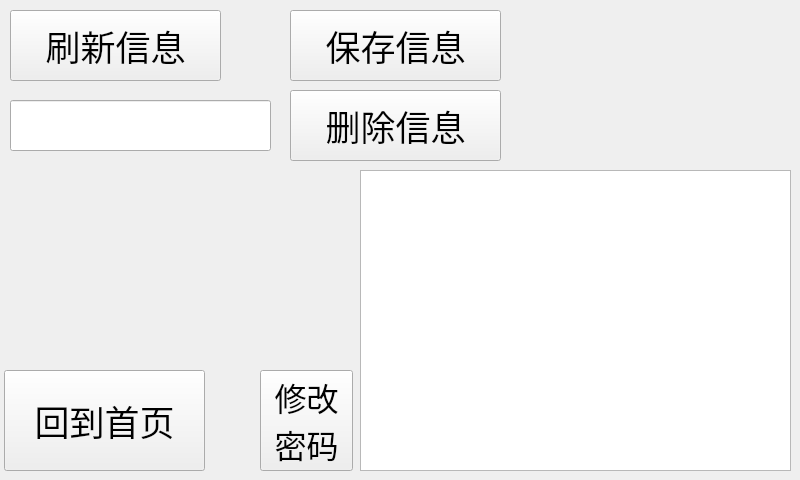
<?xml version="1.0" encoding="UTF-8"?>
<ui version="4.0">
 <class>ManagerPage</class>
 <widget class="QMainWindow" name="ManagerPage">
  <property name="geometry">
   <rect>
    <x>0</x>
    <y>0</y>
    <width>800</width>
    <height>480</height>
   </rect>
  </property>
  <property name="windowTitle">
   <string>MainWindow</string>
  </property>
  <widget class="QWidget" name="centralwidget">
   <widget class="QTableWidget" name="tableWidget">
    <property name="geometry">
     <rect>
      <x>360</x>
      <y>170</y>
      <width>431</width>
      <height>301</height>
     </rect>
    </property>
    <property name="font">
     <font>
      <family>楷体</family>
      <pointsize>16</pointsize>
     </font>
    </property>
   </widget>
   <widget class="QPushButton" name="displayInf">
    <property name="geometry">
     <rect>
      <x>10</x>
      <y>10</y>
      <width>211</width>
      <height>71</height>
     </rect>
    </property>
    <property name="font">
     <font>
      <family>楷体</family>
      <pointsize>26</pointsize>
     </font>
    </property>
    <property name="text">
     <string>刷新信息</string>
    </property>
   </widget>
   <widget class="QPushButton" name="changeInf">
    <property name="geometry">
     <rect>
      <x>290</x>
      <y>10</y>
      <width>211</width>
      <height>71</height>
     </rect>
    </property>
    <property name="font">
     <font>
      <family>楷体</family>
      <pointsize>26</pointsize>
     </font>
    </property>
    <property name="text">
     <string>保存信息</string>
    </property>
   </widget>
   <widget class="QPushButton" name="backHomeBt">
    <property name="geometry">
     <rect>
      <x>4</x>
      <y>370</y>
      <width>201</width>
      <height>101</height>
     </rect>
    </property>
    <property name="font">
     <font>
      <family>楷体</family>
      <pointsize>26</pointsize>
     </font>
    </property>
    <property name="text">
     <string>回到首页</string>
    </property>
   </widget>
   <widget class="keyboardUI" name="widget" native="true">
    <property name="geometry">
     <rect>
      <x>9</x>
      <y>169</y>
      <width>341</width>
      <height>181</height>
     </rect>
    </property>
   </widget>
   <widget class="QLineEdit" name="changeInfText">
    <property name="geometry">
     <rect>
      <x>10</x>
      <y>100</y>
      <width>261</width>
      <height>51</height>
     </rect>
    </property>
    <property name="font">
     <font>
      <family>楷体</family>
      <pointsize>16</pointsize>
     </font>
    </property>
    <property name="text">
     <string/>
    </property>
    <property name="placeholderText">
     <string/>
    </property>
   </widget>
   <widget class="QPushButton" name="deleteInf">
    <property name="geometry">
     <rect>
      <x>290</x>
      <y>90</y>
      <width>211</width>
      <height>71</height>
     </rect>
    </property>
    <property name="font">
     <font>
      <family>楷体</family>
      <pointsize>26</pointsize>
     </font>
    </property>
    <property name="text">
     <string>删除信息</string>
    </property>
   </widget>
   <widget class="QPushButton" name="passwdChange">
    <property name="geometry">
     <rect>
      <x>260</x>
      <y>370</y>
      <width>93</width>
      <height>101</height>
     </rect>
    </property>
    <property name="font">
     <font>
      <family>楷体</family>
      <pointsize>24</pointsize>
     </font>
    </property>
    <property name="text">
     <string>修改
密码</string>
    </property>
   </widget>
  </widget>
 </widget>
 <customwidgets>
  <customwidget>
   <class>keyboardUI</class>
   <extends>QWidget</extends>
   <header>keyboardui.h</header>
   <container>1</container>
  </customwidget>
 </customwidgets>
 <resources/>
 <connections/>
</ui>
